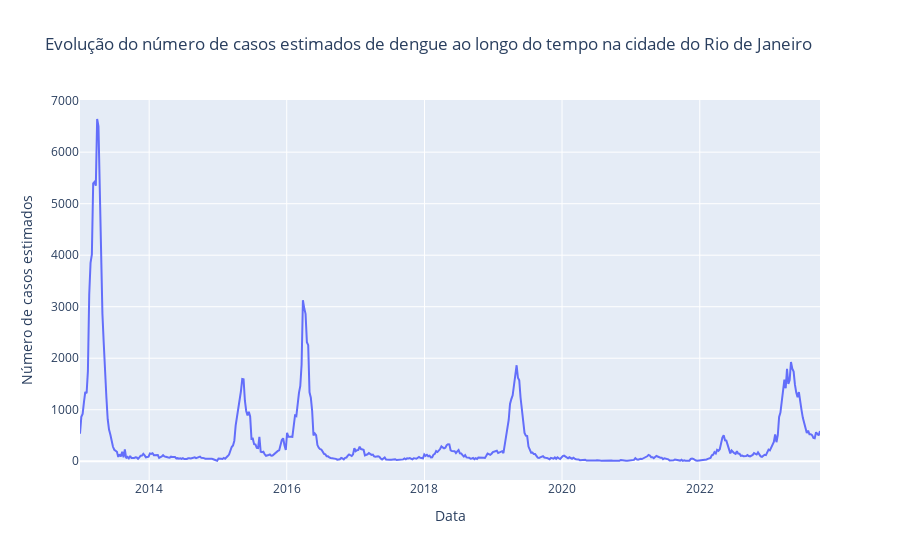

Write notebook code for a chart like this one.
### Markdown cell above
### 1. Como o número de casos estimados (casos_est) tem evoluído ao longo do tempo?

### Code cell
fig = px.line(df,
              x='data_iniSE',
              y='casos_est',
              title='Evolução do número de casos estimados de dengue ao longo do tempo na cidade do Rio de Janeiro',
              labels={'data_iniSE': 'Data', 'casos_est': 'Número de casos estimados'})

fig.show()

### Figure 1 — Plotly figure (JSON) as saved in the notebook; plotly's stock layout.template omitted (floating-point values rounded to 4 significant figures; data arrays with more than 128 entries replaced by an {"elided": "..."} marker saying what was removed)
{"data": [{"hovertemplate": "Data=%{x}<br>Número de casos estimados=%{y}<extra></extra>", "legendgroup": "", "line": {"color": "#636efa", "dash": "solid"}, "marker": {"symbol": "circle"}, "mode": "lines", "name": "", "orientation": "v", "showlegend": false, "type": "scatter", "x": {"elided": "562 str values"}, "xaxis": "x", "y": {"elided": "562 float values"}, "yaxis": "y"}], "layout": {"legend": {"tracegroupgap": 0}, "title": {"text": "Evolução do número de casos estimados de dengue ao longo do tempo na cidade do Rio de Janeiro"}, "xaxis": {"anchor": "y", "domain": [0, 1], "title": {"text": "Data"}}, "yaxis": {"anchor": "x", "domain": [0, 1], "title": {"text": "Número de casos estimados"}}}}
